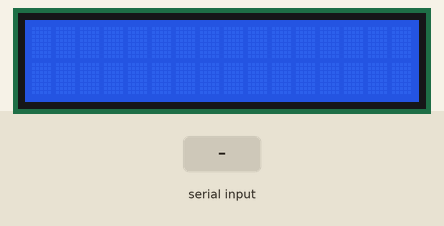
Bench run of a sketch on a simulated Arduino Uno, built with avr-gcc and run on an emulated ATmega328P. Shown: 16×2 character LCD. The inputs (shaded band) are chosen by the test bench. What the sketch prints to the serial monitor is not drawn.

Above: at 1.2 s.
1.3 s: "1" received over Serial
At 3.1 s:
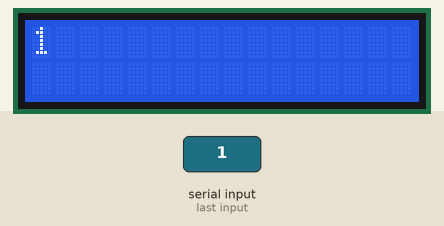
3.8 s: "0" received over Serial
At 6.0 s:
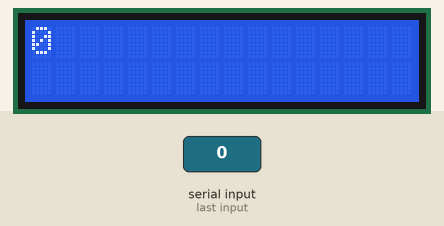
6.3 s: "2" received over Serial
At 8.3 s:
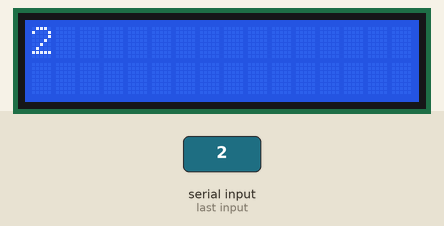
Timing chart, 0 to 9.8 s (numbered marks = the images above; inputs shaded):
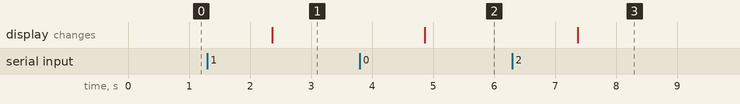

The sketch:

liquid_crystal_sensor.ino
```cpp
#include <LiquidCrystal.h>

// initialize the library with the numbers of the interface pins
LiquidCrystal lcd(12, 11, 5, 4, 3, 2);

void setup() {
  // set up the LCD's number of columns and rows
  lcd.begin(16, 2);

  // initialize Serial communication
  Serial.begin(9600);
}

void loop() {
  // wait for Serial input
  while (!Serial.available()) {
    delay(100);
  }

  // read Serial input and print on LCD
  String input = Serial.readString();
  lcd.clear();
  lcd.setCursor(0, 0);
  lcd.print(input);

  // print on Serial monitor for confirmation
  Serial.print("LCD display: ");
  Serial.println(input);
}
```

Measured:
- after the input at 1.3 s, the display: changes after 1.1 s (image 1)
- after the input at 3.8 s, the display: changes after 1.1 s (image 2)
- after the input at 6.3 s, the display: changes after 1.1 s (image 3)
